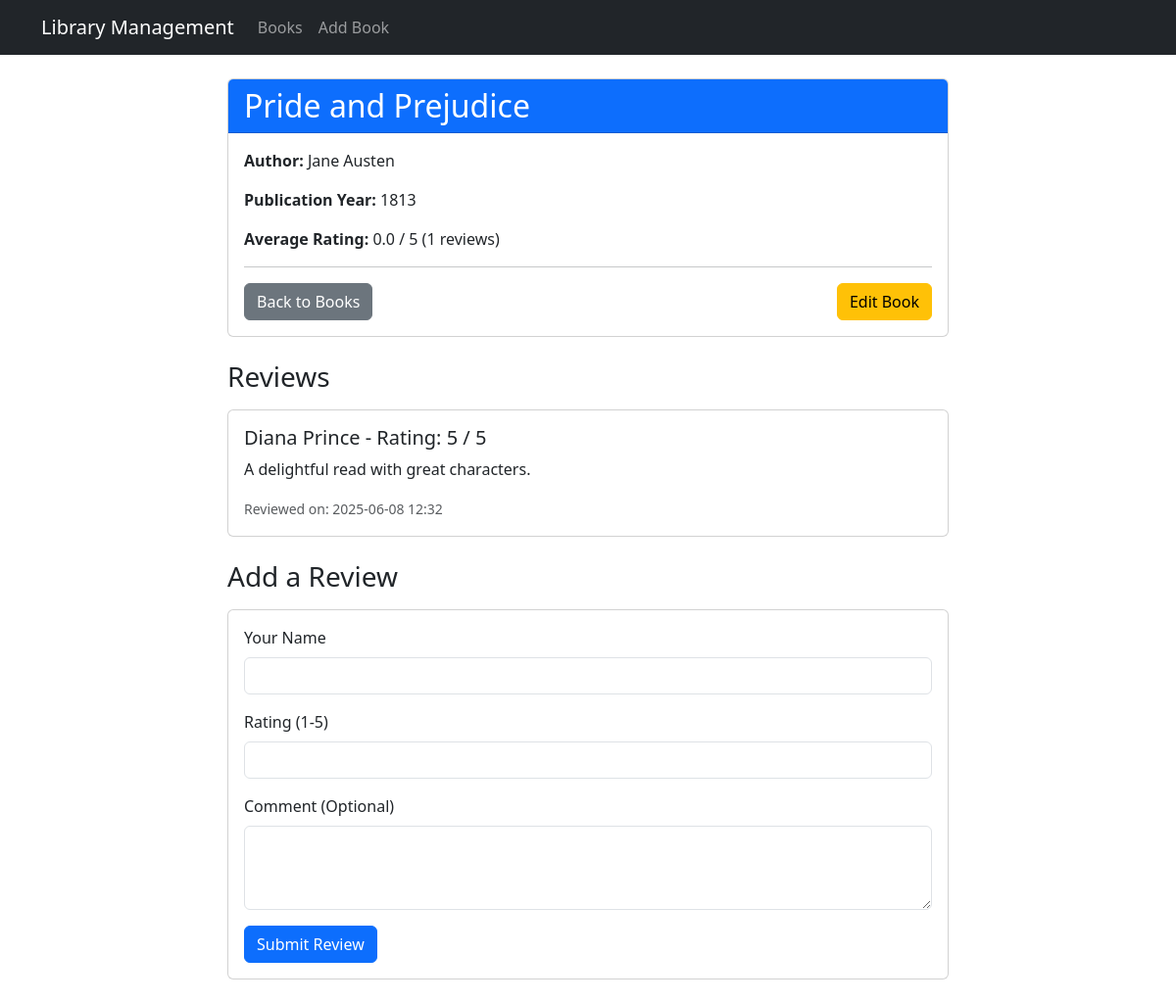
/book/5, run on the app's committed database.
### app/models/book.py (models this page shows, shortened)
class Book(db.Model):
    id = db.Column(db.Integer, primary_key=True)
    title = db.Column(db.String(100), nullable=False)
    publication_year = db.Column(db.Integer, nullable=False)
    author_id = db.Column(db.Integer, db.ForeignKey('author.id'), nullable=False)
    created_at = db.Column(db.DateTime, default=datetime.utcnow)
    updated_at = db.Column(db.DateTime, default=datetime.utcnow, onupdate=datetime.utcnow)

### app/models/author.py (models this page shows, shortened)
class Author(db.Model):
    id = db.Column(db.Integer, primary_key=True)
    name = db.Column(db.String(100), nullable=False, unique=True)
    books = db.relationship('Book', backref='author', lazy=True)

### app/models/review.py (models this page shows, shortened)
class Review(db.Model):
    id = db.Column(db.Integer, primary_key=True)
    book_id = db.Column(db.Integer, db.ForeignKey('book.id'), nullable=False)
    person_id = db.Column(db.Integer, db.ForeignKey('person.id'), nullable=False)
    rating = db.Column(db.Integer, nullable=False) # e.g., 1-5 stars
    comment = db.Column(db.Text, nullable=True)
    created_at = db.Column(db.DateTime, default=datetime.utcnow)
    book = db.relationship('Book', backref=db.backref('reviews', cascade="all, delete-orphan"))
    person = db.relationship('Person', backref=db.backref('reviews', cascade="all, delete-orphan"))

### app/models/person.py (models this page shows, shortened)
class Person(db.Model):
    id = db.Column(db.Integer, primary_key=True)
    name = db.Column(db.String(100), nullable=False)
    created_at = db.Column(db.DateTime, default=datetime.utcnow)
    borrowings = db.relationship('Borrowing', backref='borrower', lazy=True)

### app/controllers/book_controller.py (the view)
@book_bp.route('/book/<int:id>')
def book_detail(id):
    book = Book.query.get_or_404(id)
    reviews = Review.query.filter_by(book_id=book.id).order_by(Review.created_at.desc()).all()
    return render_template('book_detail.html', book=book, reviews=reviews)

### run.py (called while the page is built)
@app.context_processor
def inject_now():
    return {'now': datetime.now()}

### app/templates/book_detail.html (shortened to what this page needs)
{% extends "base.html" %}
{% block content %}
<div class="row">
    <div class="col-md-8 offset-md-2">
        <div class="card mb-4">
            <div class="card-header bg-primary text-white">
                <h2 class="mb-0">{{ book.title }}</h2>
            </div>
            <div class="card-body">
                <p class="card-text"><strong>Author:</strong> {{ book.author.name }}</p>
                <p class="card-text"><strong>Publication Year:</strong> {{ book.publication_year }}</p>
                <p class="card-text"><strong>Average Rating:</strong>
                    {% if book.reviews %}
                        {% set total_rating = 0 %}
                        {% for review in book.reviews %}
                            {% set total_rating = total_rating + (review.rating | int) %}
                        {% endfor %}
                        {{ "%.1f" | format(total_rating / book.reviews|length) }} / 5 ({{ book.reviews|length }} reviews)
                    {% else %}
                        No reviews yet.
                    {% endif %}
                </p>
                <hr>
                <div class="d-flex justify-content-between">
                    <a href="{{ url_for('book.index') }}" class="btn btn-secondary">Back to Books</a>
                    <a href="{{ url_for('book.edit_book', id=book.id) }}" class="btn btn-warning">Edit Book</a>
                </div>
            </div>
        </div>
        <h3 class="mb-3">Reviews</h3>
        {% if reviews %}
            {% for review in reviews %}
            <div class="card mb-2">
                <div class="card-body">
                    <h5 class="card-title">{{ review.person.name }} - Rating: {{ review.rating }} / 5</h5>
                    <p class="card-text">{{ review.comment }}</p>
                    <small class="text-muted">Reviewed on: {{ review.created_at.strftime('%Y-%m-%d %H:%M') }}</small>
                </div>
            </div>
            {% endfor %}
        {% else %}
            <p>No reviews for this book yet. Be the first to add one!</p>
        {% endif %}
        <h3 class="mt-4 mb-3">Add a Review</h3>
        <div class="card mb-4">
            <div class="card-body">
                <form method="POST" action="{{ url_for('book.add_review', id=book.id) }}">
                    <div class="mb-3">
                        <label for="person_name" class="form-label">Your Name</label>
                        <input type="text" class="form-control" id="person_name" name="person_name" required>
                    </div>
                    <div class="mb-3">
                        <label for="rating" class="form-label">Rating (1-5)</label>
                        <input type="number" class="form-control" id="rating" name="rating" min="1" max="5" required>
                    </div>
                    <div class="mb-3">
                        <label for="comment" class="form-label">Comment (Optional)</label>
                        <textarea class="form-control" id="comment" name="comment" rows="3"></textarea>
                    </div>
                    <button type="submit" class="btn btn-primary">Submit Review</button>
                </form>
            </div>
        </div>
    </div>
</div>
{% endblock %}

### app/static/css/style.css (style rules this page uses)
body { padding-top: 0; }

### data on the page
Book: title "Pride and Prejudice", publication_year "1813"
Author: author.name "Jane Austen"
Review: person.name "Diana Prince", rating "5", comment "A delightful read with great characters.", created_at "2025-06-08 12:32"

### other printed values
{{ "%.1f" | format(total_rating / book.reviews|length) }} "0.0"
{{ book.reviews|length }} "1"
